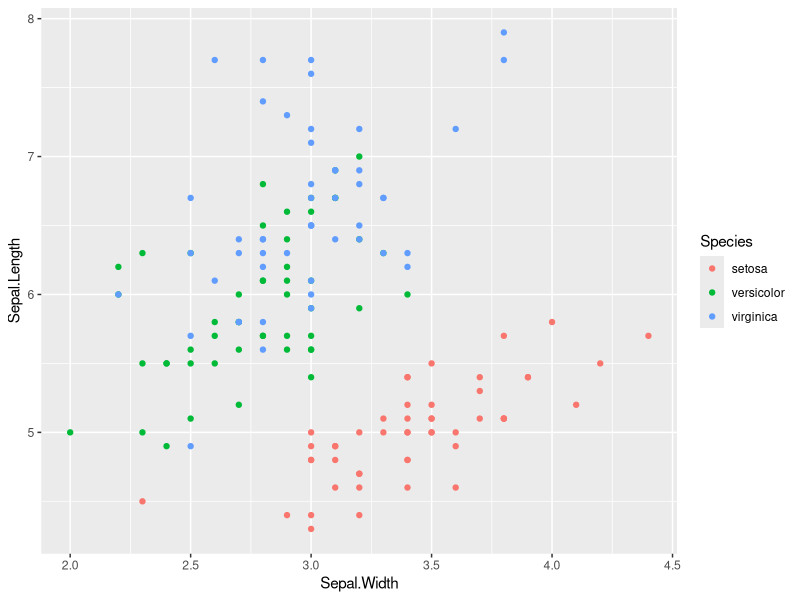
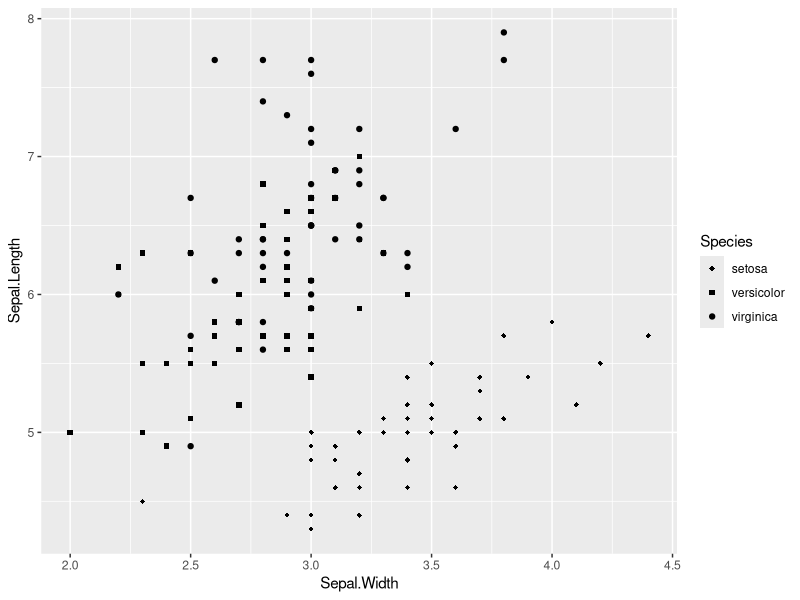
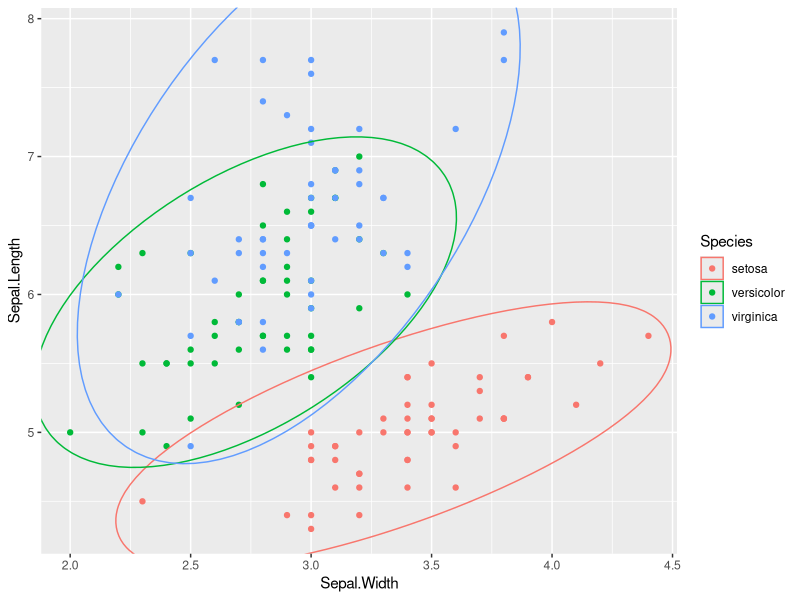

Generate these figures, in order, with R:
## ---- chunk 1
# Loading required libraries
library(ggplot2)
library(tidyr)
library(dplyr)
## ---- chunk 2
data("iris")

ggplot(iris, aes(Sepal.Width, Sepal.Length, color=Species)) + geom_point()

## ---- chunk 3

ggplot(iris, aes(Sepal.Width, Sepal.Length)) + geom_point(aes(shape=Species)) +
  scale_shape_manual(values = c(18,15,19))

## ---- chunk 4
library(ggforce)

ggplot(iris, aes(Sepal.Width, Sepal.Length, color=Species)) + geom_point() +
  geom_mark_ellipse()

